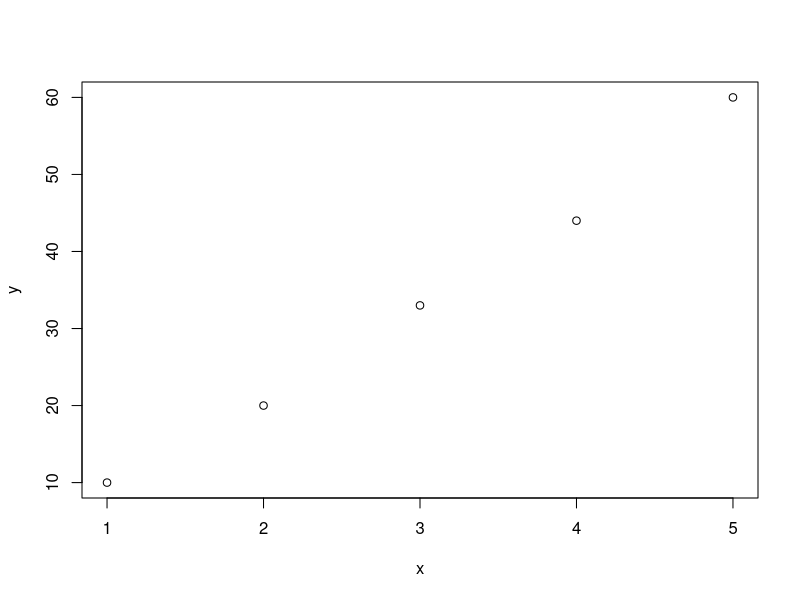

Write the R code that produced this figure.
## ---- chunk 1
x <- c(1,2,3,4,5)

y <- c(10,20,33,44,60)
## ---- chunk 2
plot (x,y)
